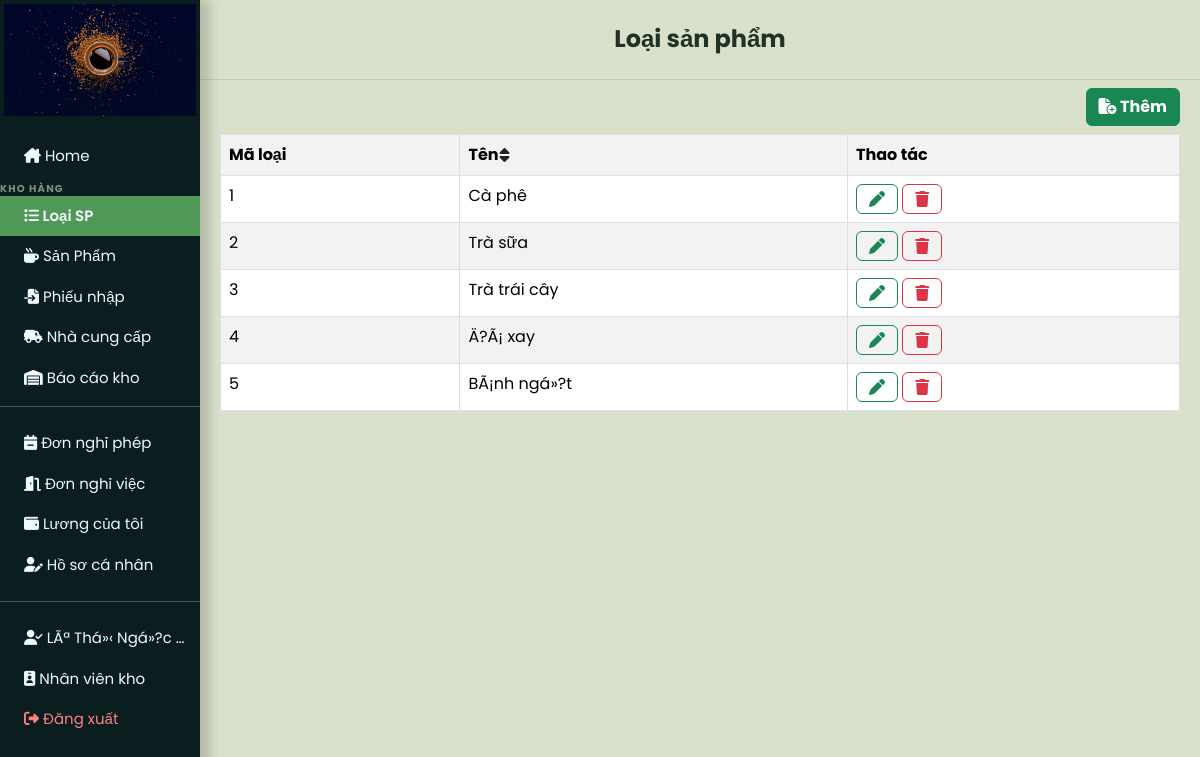
/user_page.php?loai (signed in), run on the app's committed database.
### tables this page shows
CREATE TABLE `accounts` (
  `account_id` int(11) NOT NULL,
  `full_name` varchar(150) NOT NULL,
  `email` varchar(150) NOT NULL,
  `password` varchar(255) NOT NULL,
  `role_id` int(11) NOT NULL DEFAULT 3,
  `position_id` int(11) DEFAULT NULL,
  `phone` varchar(20) DEFAULT NULL,
  `address` text DEFAULT NULL,
  `birth_date` date DEFAULT NULL,
  `gender` enum('nam','ná»¯','khÃ¡c') DEFAULT NULL,
  `hr_status` enum('active','resigned','on_leave') NOT NULL DEFAULT 'active',
  `system_status` enum('active','locked','disabled','pending') NOT NULL DEFAULT 'pending',
  `hire_date` date DEFAULT NULL,
  `created_at` timestamp NULL DEFAULT current_timestamp(),
  `updated_at` timestamp NULL DEFAULT current_timestamp() ON UPDATE current_timestamp()
);

CREATE TABLE `category` (
  `category_id` int(11) NOT NULL,
  `category_name` varchar(100) NOT NULL,
  `created_at` timestamp NULL DEFAULT current_timestamp()
);

### src/models/functions.php (called while the page is built, shortened)
<?php
require_once __DIR__ . '/authorization.php';
function notifyAttrs(string $type, string $message, string $title = ''): string
{
    if ($message === '') return '';
    $t = htmlspecialchars($type,    ENT_QUOTES);
    $m = htmlspecialchars($message, ENT_QUOTES);
    $h = htmlspecialchars($title,   ENT_QUOTES);
    return " data-notify-type=\"$t\" data-notify-message=\"$m\"" . ($h ? " data-notify-title=\"$h\"" : '');
}
?>

### src/models/authorization.php (called while the page is built, shortened)
<?php
function getRolePermissions(): array
{
    return [
        AppRole::ADMIN => [
            AppPermission::VIEW_DASHBOARD,
            AppPermission::MANAGE_CATALOG,
            AppPermission::VIEW_REPORTS,
            AppPermission::MANAGE_STAFF,
            AppPermission::MANAGE_ACCOUNTS,
        ],
        AppRole::MANAGER => [
            AppPermission::VIEW_DASHBOARD,
            AppPermission::MANAGE_CATALOG,
            AppPermission::MANAGE_WAREHOUSE,
            AppPermission::PROCESS_ORDERS,
            AppPermission::MANAGE_CUSTOMERS,
            AppPermission::VIEW_REPORTS,
            AppPermission::MANAGE_STAFF,
            AppPermission::MANAGE_ACCOUNTS,
        ],
        AppRole::SALES => [
            AppPermission::VIEW_DASHBOARD,
            AppPermission::PROCESS_ORDERS,
            AppPermission::MANAGE_CUSTOMERS,
        ],
        AppRole::WAREHOUSE => [
            AppPermission::VIEW_DASHBOARD,
            AppPermission::MANAGE_CATALOG,
            AppPermission::MANAGE_WAREHOUSE,
        ],
    ];
}
function roleLabel(string $roleName): string
{
    $labels = [
        AppRole::ADMIN     => 'Quản trị viên',
        AppRole::MANAGER   => 'Quản lý nhân sự',
        AppRole::SALES     => 'Nhân viên bán hàng',
        AppRole::WAREHOUSE => 'Nhân viên kho',
    ];
    return $labels[$roleName] ?? 'Không xác định';
}
function currentRole(): string
{
    return $_SESSION['role_name'] ?? '';
}
function currentUserId(): int
{
    return (int) ($_SESSION['account_id'] ?? 0);
}
function can(string $permission): bool
{
    $role = currentRole();
    $permissions = getRolePermissions();
    return in_array($permission, $permissions[$role], true);
}

### src/views/loai.php (the view, shortened to what this page needs)
<?php
$sql = "SELECT * FROM  category";
$ds_loai = mysqli_query($conn, $sql);
$ds_loai = mysqli_fetch_all($ds_loai);
?>
<div class="dash_board px-2">
    <div class="container-fluid">
        <?php if (can(AppPermission::MANAGE_CATALOG)) : ?>
            <div class="text-end">
                <a href="user_page.php?loai=them" class="my-2 btn btn-success fw-bolder"><i class="fa-solid fa-file-circle-plus"></i> Thêm</a>
            </div>
        <?php endif; ?>
        <table id="myTable" class="table container-fluid text-center table-hover table-striped table-bordered">
            <tr>
                <th >Mã loại</th>
                <th onclick="sortTable(1)">Tên<i href="" class=" fw-bolder"><i class="p-0 btn fa-solid fa-sort"></i></i></th>
                <?php
                if (can(AppPermission::MANAGE_CATALOG))
                    echo "<th>Thao tác</th>";
                ?>
            </tr>
            <?php foreach ($ds_loai as $lo) : ?>
                <tr>
                    <td><?= $lo[0] ?></td>
                    <td><?= $lo[1] ?></td>
                    <?php
                    if (can(AppPermission::MANAGE_CATALOG))
                        echo '<td><a href="user_page.php?loai=sua&id=' . $lo[0] . '"><i class="btn btn-outline-success fa-solid fa-pen"></i> </a>
                        <a href="user_page.php?loai=xoa&id=' . $lo[0] . '"><i class="btn btn-outline-danger fa-solid fa-trash"></i></a></td>';
                    ?>
                </tr>
            <?php endforeach; ?>
        </table>
    </div>
</div>
</div>
</div>

### src/views/layouts/user_layout_start.php (shortened to what this page needs)
<!DOCTYPE html>
<html lang="en">
<head>
    <link href="https://cdn.jsdelivr.net/npm/bootstrap@5.3.3/dist/css/bootstrap.min.css" rel="stylesheet" />
    <link rel="stylesheet" href="https://cdnjs.cloudflare.com/ajax/libs/font-awesome/6.5.1/css/all.min.css" />
    <link rel="stylesheet" href="css/style.css" />
</head>
<?php
$roleName = currentRole();
$isWarehouseRole = $roleName === AppRole::WAREHOUSE;
$isManagerRole = $roleName === AppRole::MANAGER;
$isAdminRole = $roleName === AppRole::ADMIN;
?>
<?php
$currentTitle = 'COFFEE SHOP';
if (isset($_GET['home'])) {
    $currentTitle = 'COFFEE SHOP';
} elseif (isset($_GET['dashboard'])) {
    $currentTitle = 'COFFEE SHOP';
} elseif (isset($_GET['sanpham'])) {
    $currentTitle = 'Sản phẩm';
} elseif (isset($_GET['phieunhap'])) {
    $currentTitle = 'Phiếu nhập kho';
} elseif (isset($_GET['phieuxuat'])) {
    $currentTitle = 'Phiếu xuất kho';
} elseif (isset($_GET['kho_thongke'])) {
    $currentTitle = 'Thống kê tồn kho';
} elseif (isset($_GET['baocao_kho'])) {
    $currentTitle = 'Báo cáo kho';
} elseif (isset($_GET['baocao_kinhdoanh'])) {
    $currentTitle = 'Báo cáo kinh doanh';
} elseif (isset($_GET['baocao_nhansu'])) {
    $currentTitle = 'Báo cáo nhân sự';
} elseif (isset($_GET['nhacungcap'])) {
    $currentTitle = 'Quản lý nhà cung cấp';
} elseif (isset($_GET['loai'])) {
    $currentTitle = 'Loại sản phẩm';
} elseif (isset($_GET['donhang'])) {
    $currentTitle = 'Đơn hàng';
} elseif (isset($_GET['khachhang'])) {
    $currentTitle = 'Khách hàng';
} elseif (isset($_GET['nhansu'])) {
    $currentTitle = 'Nhân sự';
} elseif (isset($_GET['chucvu'])) {
    $currentTitle = 'Quản lý chức vụ';
} elseif (isset($_GET['bangluong'])) {
    $currentTitle = 'Bảng lương';
} elseif (isset($_GET['luong_ca_nhan'])) {
    $currentTitle = 'Lương của tôi';
} elseif (isset($_GET['donnghi'])) {
    $currentTitle = 'Đơn nghỉ phép';
} elseif (isset($_GET['donnghiviec'])) {
    $currentTitle = 'Đơn nghỉ việc';
} elseif (isset($_GET['profile'])) {
    $currentTitle = 'Hồ sơ cá nhân';
} elseif (isset($_GET['thongke'])) {
    $currentTitle = 'Thống kê';
}
?>
<?php
$_notify_type    = $_SESSION['notify_type']    ?? '';
$_notify_msg     = $_SESSION['notify_message'] ?? '';
$_notify_title   = $_SESSION['notify_title']   ?? '';
$_notify_attrs   = notifyAttrs($_notify_type, $_notify_msg, $_notify_title);
?>
<body class="app-shell"<?= $_notify_attrs ?>>
    <div class="nav-side p-0">
        <div class="logo p-1 justify-content-center text-center">
            <a href="user_page.php?home"> <img src="img/logo.jpg" alt="Logo"></a>
        </div>
        <div class="navs pt-3">
            <?php if (!$isManagerRole) : ?>
            <div class="container-fluid">
                <a class="text-truncate <?= isset($_GET['home'])||isset($_GET['dashboard']) ? 'active' : '' ?>"
                   href="user_page.php?home"><i class="fa-solid fa-house-chimney"></i> Home</a>
            </div>
            <?php endif; ?>
            <?php if ($isWarehouseRole || $isAdminRole) : ?>
                <div class="nav-section-label">KHO HÀNG</div>
                <div class="container-fluid">
                    <a class="text-truncate <?= isset($_GET['loai']) ? 'active' : '' ?>"
                       href="user_page.php?loai"><i class="fa-solid fa-list"></i> Loại SP</a>
                </div>
                <div class="container-fluid">
                    <a class="text-truncate <?= isset($_GET['sanpham']) ? 'active' : '' ?>"
                       href="user_page.php?sanpham"><i class="fa-solid fa-mug-hot"></i> Sản Phẩm</a>
                </div>
                <div class="container-fluid">
                    <a class="text-truncate <?= isset($_GET['phieunhap']) ? 'active' : '' ?>"
                       href="user_page.php?phieunhap"><i class="fa-solid fa-file-import"></i> Phiếu nhập</a>
                </div>
                <div class="container-fluid">
                    <a class="text-truncate <?= isset($_GET['nhacungcap']) ? 'active' : '' ?>"
                       href="user_page.php?nhacungcap"><i class="fa-solid fa-truck-field"></i> Nhà cung cấp</a>
                </div>
                <div class="container-fluid">
                    <a class="text-truncate <?= isset($_GET['baocao_kho']) ? 'active' : '' ?>"
                       href="user_page.php?baocao_kho"><i class="fa-solid fa-warehouse"></i> Báo cáo kho</a>
                </div>
            <?php endif; ?>
        </div>
        <?php if (!$isManagerRole && !$isAdminRole) : ?>
        <hr class="mt-2">
        <div class="navs text-center p-0">
            <div class="container-fluid">
                <a class="text-truncate <?= isset($_GET['donnghi']) ? 'active' : '' ?>"
                   href="user_page.php?donnghi"><i class="fa-solid fa-calendar-minus"></i> Đơn nghỉ phép</a>
            </div>
            <div class="container-fluid">
                <a class="text-truncate <?= isset($_GET['donnghiviec']) ? 'active' : '' ?>"
                   href="user_page.php?donnghiviec"><i class="fa-solid fa-door-open"></i> Đơn nghỉ việc</a>
            </div>
            <div class="container-fluid">
                <a class="text-truncate <?= isset($_GET['luong_ca_nhan']) ? 'active' : '' ?>"
                   href="user_page.php?luong_ca_nhan"><i class="fa-solid fa-wallet"></i> Lương của tôi</a>
            </div>
            <div class="container-fluid">
                <a class="text-truncate <?= isset($_GET['profile']) ? 'active' : '' ?>"
                   href="user_page.php?profile"><i class="fa-solid fa-user-pen"></i> Hồ sơ cá nhân</a>
            </div>
        </div>
        <?php endif; ?>
        <div class="navs text-center p-0">
            <hr class="mt-3">
            <div class="container-fluid">
                <a class="text-truncate"><i class="fa-solid fa-user-check"></i> <?= $user_name ?? '' ?></a>
            </div>
            <div class="container-fluid">
                <a class="text-truncate"><i class="fa-solid fa-id-badge"></i> <?= roleLabel(currentRole()) ?></a>
            </div>
            <div class="    container-fluid logout-btn">
                <a class="text-truncate" href="logout.php"><i class="fa-solid fa-right-from-bracket"></i> Đăng xuất</a>
            </div>
        </div>
    </div>
    <div class="app-right">
        <?php if (!isset($_GET['home']) && !isset($_GET['dashboard'])): ?>
        <div class="app-topbar px-3">
            <h4 class="mb-0 fw-bold"><?= htmlspecialchars($currentTitle) ?></h4>
        </div>
        <?php endif; ?>
        <div class="main p-0 <?= (isset($_GET['home']) || isset($_GET['dashboard'])) ? 'h-100' : '' ?>">

### css/style.css (style rules this page uses)
html, body { height: 100%; margin: 0; padding: 0; background-color: #d9e1cb; overflow: hidden; }
.app-shell { height: 100vh; width: 100%; position: relative; margin: 0; }
a { text-decoration: none; }
.nav-side { color: aliceblue; background-color: #0a1e1f; box-shadow: 10px 0px 10px 0px rgba(45, 33, 33, 0.2); width: 220px; min-width: 220px; height: 100vh; max-height: 100vh; overflow-y: auto; overflow-x: hidden; position: fixed; left: 0; top: 0; z-index: 40; scrollbar-width: thin; scrollbar-color: rgba(100,180,100,0.3) transparent; }
.app-right { margin-left: 220px; width: calc(100% - 220px); height: 100vh; display: flex; flex-direction: column; min-width: 0; }
.app-topbar { height: 80px; min-height: 80px; background: #d9e1cb; border-bottom: 1px solid #c4ccb7; display: flex; align-items: center; justify-content: center; text-align: center; padding: 0 !important; position: sticky; top: 0; z-index: 30; }
.app-topbar h4 { color: #223127; font-weight: 400; width: 100%; margin: 0; }
.main { flex: 1 1 auto; height: calc(100vh - 80px); overflow-y: auto; overflow-x: hidden; }
@media (max-width: 1200px) { .nav-side { width: 200px; min-width: 200px; } }
@media (max-width: 1200px) { .app-right { margin-left: 200px; width: calc(100% - 200px); } }
.logo { background-color: #0a1e1f; height: 120px; display: flex; overflow: hidden; }
.logo a { width: 100%; height: 100%; }
.logo img { width: 100%; height: 100%; object-fit: cover; transition: transform 0.3s ease; }
.navs a { display: block; text-align: left; color: aliceblue; transition: background-color 0.3s ease-in-out; padding: 9px 10px 9px 24px; font-size: 15px; }
.navs div { padding: 0px; }
.nav-section-label { color: rgba(200, 230, 200, 0.6); font-size: 10px; font-weight: 700; letter-spacing: 1.2px; text-transform: uppercase; padding: 8px 16px 2px; margin-top: 4px; }
.navs a.active { background-color: rgb(80, 152, 86); font-weight: 600; }
.logout-btn a { color: #ff8080 !important; }
table { width: 100%; border-collapse: collapse; }
tr:nth-child(even) { background-color: #f2f2f2; }
th { background-color: #4caf50; color: white; }
td, th { border: 1px solid #ddd; padding: 8px; text-align: left; }
.content-table-scroll table thead th, .content-table-scroll table tr:first-child th { position: sticky; top: 0; z-index: 2; }
* { font-family: "Poppins", sans-serif; margin: 0; padding: 0; box-sizing: border-box; outline: none; border: none; text-decoration: none; }

### data on the page
accounts: full_name "LÃª Thá»‹ Ngá»?c…"
category: category_id "1", category_name "Cà phê"
category: category_id "2", category_name "Trà sữa"
category: category_id "3", category_name "Trà trái cây"
category: category_id "4", category_name "Ä?Ã¡ xay"
category: category_id "5", category_name "BÃ¡nh ngá»?t"

### other printed values
roleLabel(currentRole()) "Nhân viên kho"
$currentTitle "Loại sản phẩm"
